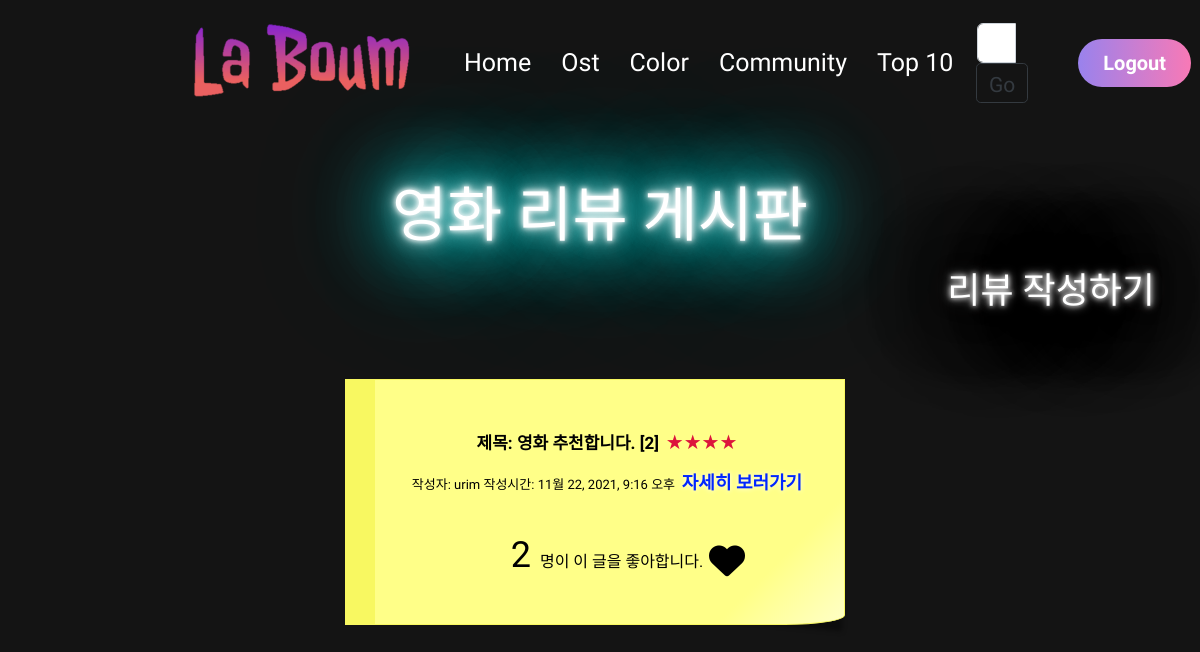
Before: /community/ (signed in) with the older database file.
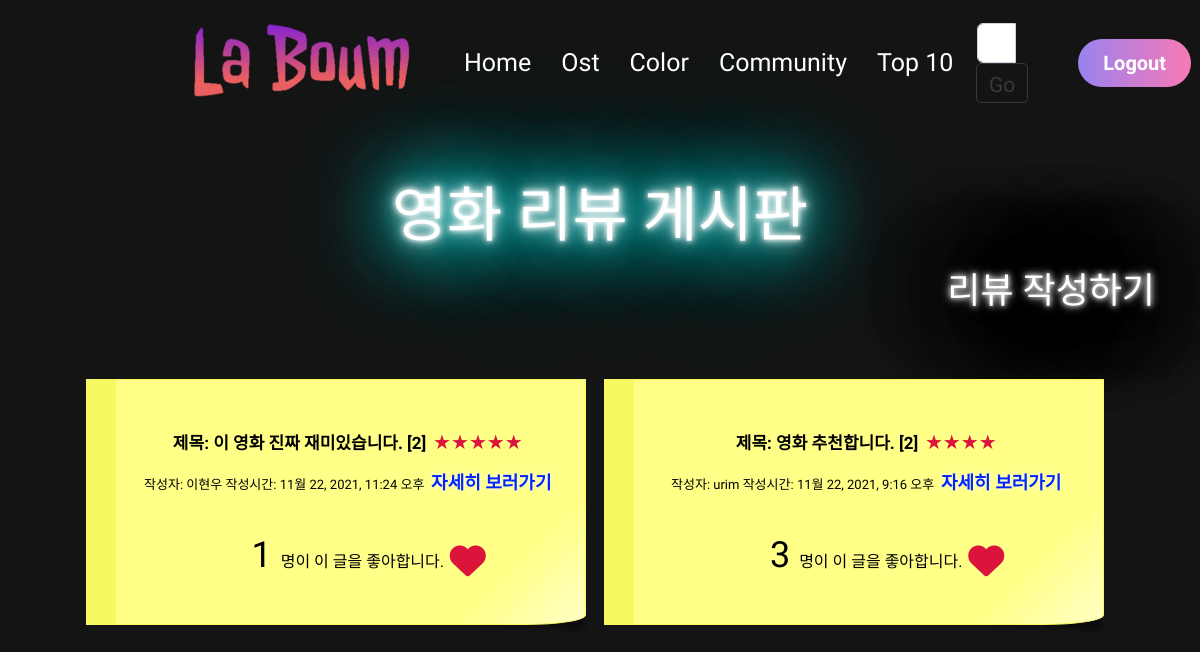
After: the same page with the newer database file.
### community/models.py (models this page shows)
class Review(models.Model):
    RANKS = [
        (1, '★'),
        (2, '★★'),
        (3, '★★★'),
        (4, '★★★★'),
        (5, '★★★★★'),
    ]
    title = models.CharField(max_length=100)
    movie_title = models.ForeignKey(Movie, on_delete=models.CASCADE)
    rank = models.IntegerField(choices=RANKS, default=5)
    content = models.TextField()
    created_at = models.DateTimeField(auto_now_add=True)
    updated_at = models.DateTimeField(auto_now=True)
    user = models.ForeignKey(settings.AUTH_USER_MODEL, on_delete=models.CASCADE)
    like_users = models.ManyToManyField(settings.AUTH_USER_MODEL, related_name='like_reviews')

class Comment(models.Model):
    content = models.TextField()
    review = models.ForeignKey(Review, on_delete=models.CASCADE)
    user = models.ForeignKey(settings.AUTH_USER_MODEL, on_delete=models.CASCADE)

### accounts/models.py (models this page shows)
class User(AbstractUser):
    pass

### community/views.py (the view)
# urls.py: path('', views.index, name='index'),
@login_required
@require_GET
def index(request):
    reviews = Review.objects.order_by('-pk')
    paginator = Paginator(reviews, 6)
    page_number = request.GET.get('page')
    page_obj = paginator.get_page(page_number)
    context = {
        'reviews': reviews,
        'page_obj' : page_obj,
    }
    return render(request, 'community/index.html', context)

### community/templates/community/index.html (shortened to what this page needs)
{% extends 'base.html' %}
{% load static %}
{% load bootstrap5 %}
{% block link %}
  <link rel="stylesheet" href="{% static 'community/index.css' %}">
{% endblock link %}
{% block content %}
<br>
<div class="container">
  <h1 class="text-center neon neon-s" style="color:white;">영화 리뷰 게시판</h1>
  <a href="{% url 'community:create' %} " class="text-decoration-none neon-black neon-s float-right">리뷰 작성하기</a>
<br>
</div>
<br>
  <div class="container text-center" style="border-radius: 20px;">
  {% for review in page_obj %}
  <div class="rgyPostIt">
    <p style="font-size: 22px; font-weight:800; color:black; margin-bottom:10px;"> {{review.movie_title}} </p>
    <span><a href="{% url 'community:detail' review.pk %}" style="font-size: 17px; font-weight:600; color:black;">제목: {{ review.title }} [{{ review.comment_set.all|length }}]</a></span>
    <span style="color:crimson;font-size: 20px;"> {{ review.get_rank_display }}</span><br>
    <span style="font-size: 13px; color:black;">작성자: {{ review.user }}  작성시간: {{review.created_at}}</span>
    <a href="{% url 'community:detail' review.pk %}" class="text-decoration-none neon-black2 " style="font-size:18px;">자세히 보러가기</a>
     <br>
     <form class="like-form" data-id="{{ review.pk }}" id="heart">
      {% if user in review.like_users.all %}
        <button class="btn-link">
          <i id="like-{{ review.pk }}" class="fas fa-heart" style="color:crimson"></i>
        </button>
      {% else %}
        <button class="btn-link" >
          <i id="like-{{ review.pk }}" class="fas fa-heart" style="color:black"></i>
        </button>
      {% endif %}
    </form>
    <p style="color:black;">
      <span id="like-count-{{ review.pk }}" style="color:black;">
      {{ review.like_users.all|length }}
      </span> 명이 이 글을 좋아합니다.
    </p>
  </div>
  {% endfor %}
</div>
<br>
  <link rel="stylesheet" href="https://cdnjs.cloudflare.com/ajax/libs/font-awesome/6.0.0-beta2/css/all.min.css" />
{% endblock %}

Changed rows visible on the page:
added Review: title "이 영화 진짜 재미있습니다.", comment_set.all|length "2", rank "★★★★★", user "이현우", created_at "11월 22, 2021, 11:24 오후", like_users.all|length "1"
computed for Review "영화 추천합니다.": like_users.all|length "2" → "3"
